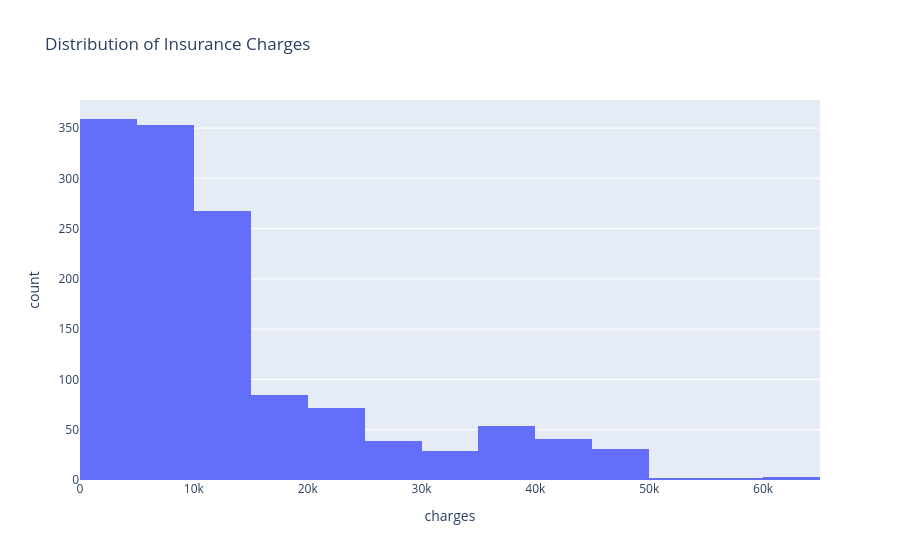
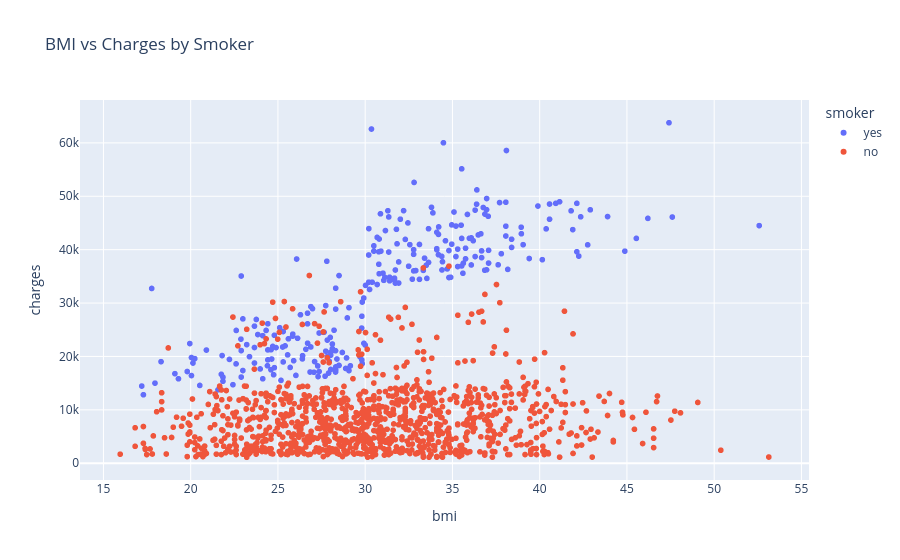

The code cell stored with these charts, in order, in its notebook:
### Markdown cell above
**Visualizations**

### Code cell
# Distribution of charges
fig = px.histogram(data, x='charges', nbins=30, title='Distribution of Insurance Charges')
fig.show()

# Feature vs Charges
fig = px.scatter(data, x='bmi', y='charges', color='smoker', title='BMI vs Charges by Smoker')
fig.show()

### Figure 1 — Plotly figure (JSON) as saved in the notebook; plotly's stock layout.template omitted (floating-point values rounded to 4 significant figures; data arrays with more than 128 entries replaced by an {"elided": "..."} marker saying what was removed)
{"data": [{"bingroup": "x", "hovertemplate": "charges=%{x}<br>count=%{y}<extra></extra>", "legendgroup": "", "marker": {"color": "#636efa", "pattern": {"shape": ""}}, "name": "", "nbinsx": 30, "orientation": "v", "showlegend": false, "type": "histogram", "x": {"elided": "1338 float values"}, "xaxis": "x", "yaxis": "y"}], "layout": {"barmode": "relative", "legend": {"tracegroupgap": 0}, "title": {"text": "Distribution of Insurance Charges"}, "xaxis": {"anchor": "y", "domain": [0, 1], "title": {"text": "charges"}}, "yaxis": {"anchor": "x", "domain": [0, 1], "title": {"text": "count"}}}}

### Figure 2 — Plotly figure (JSON) as saved in the notebook; plotly's stock layout.template omitted (floating-point values rounded to 4 significant figures; data arrays with more than 128 entries replaced by an {"elided": "..."} marker saying what was removed)
{"data": [{"hovertemplate": "smoker=yes<br>bmi=%{x}<br>charges=%{y}<extra></extra>", "legendgroup": "yes", "marker": {"color": "#636efa", "symbol": "circle"}, "mode": "markers", "name": "yes", "showlegend": true, "type": "scattergl", "x": {"elided": "274 float values"}, "xaxis": "x", "y": {"elided": "274 float values"}, "yaxis": "y"}, {"hovertemplate": "smoker=no<br>bmi=%{x}<br>charges=%{y}<extra></extra>", "legendgroup": "no", "marker": {"color": "#EF553B", "symbol": "circle"}, "mode": "markers", "name": "no", "showlegend": true, "type": "scattergl", "x": {"elided": "1064 float values"}, "xaxis": "x", "y": {"elided": "1064 float values"}, "yaxis": "y"}], "layout": {"legend": {"title": {"text": "smoker"}, "tracegroupgap": 0}, "title": {"text": "BMI vs Charges by Smoker"}, "xaxis": {"anchor": "y", "domain": [0, 1], "title": {"text": "bmi"}}, "yaxis": {"anchor": "x", "domain": [0, 1], "title": {"text": "charges"}}}}
